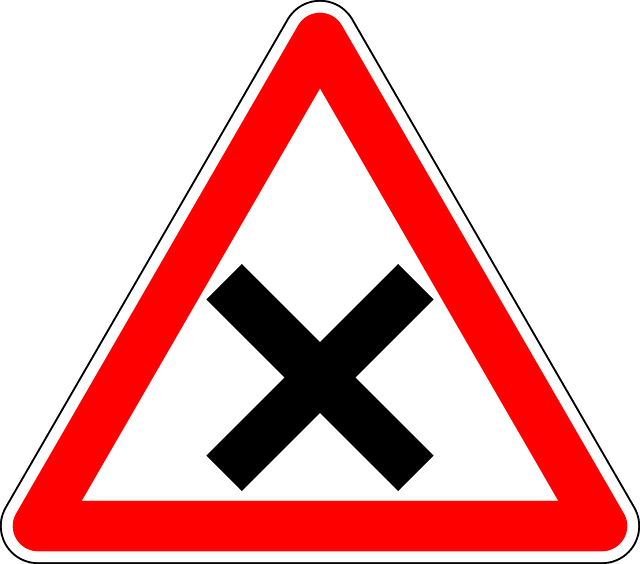
%> input picture Block_5/testHough/triangular.png, 640 x 564 px
$ octave testHough.m   (GNU Octave 9; MATLAB toolbox functions it lacks are replaced by stand-ins)
%> lines starting %> are read from the running program, lines starting %| are printed output that depends on the picture
I = imread('triangular.png');
%> I is the input picture: size 564x640x3 uint8; mean R, G, B 234.9, 175.4, 175.4
I2 = rgb2gray(I);
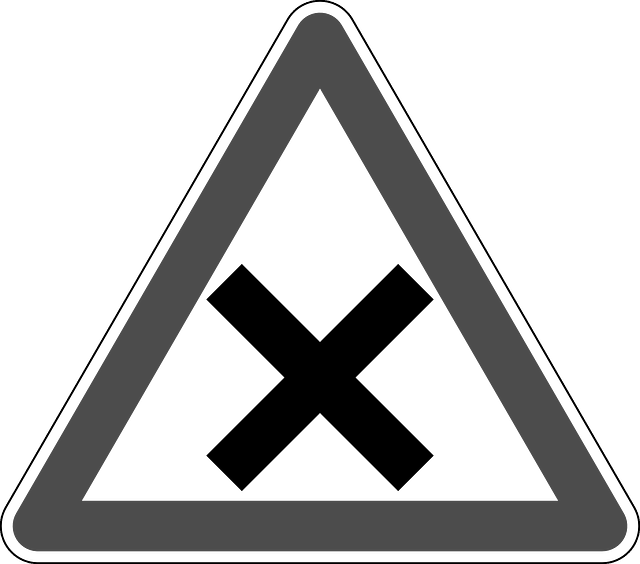
%> I2: size 564x640 uint8; min 0, max 255, mean 193.1
C = edge(I2, 'canny', 0.02, 1.4);
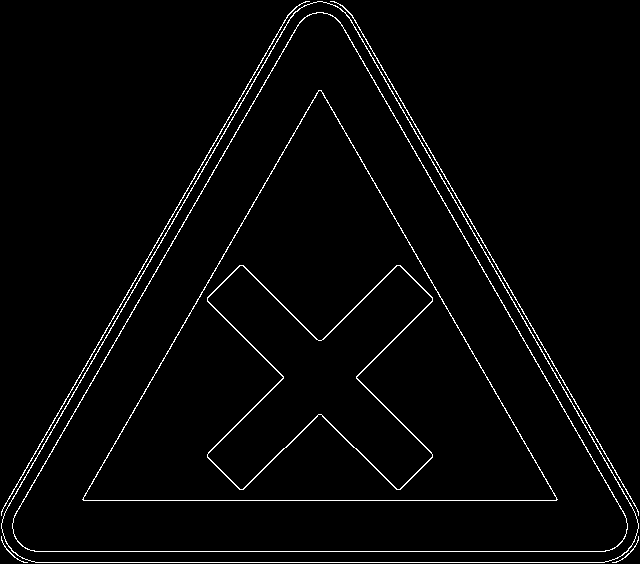
%> C: size 564x640 logical; 2.5% white in thin lines or dots

[H, theta, rho] = hough(C);
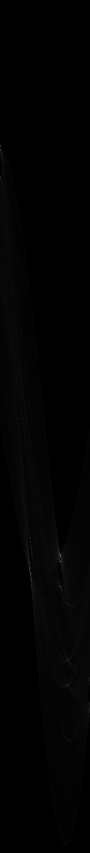
%> H: size 1705x180 double (shown at 1/2 size); min 0, max 580, mean 5.2; drawn with min black and max white
%> theta = 180 values from -90 to 89; rho = 1705 values from -852 to 852

imshow(imadjust(mat2gray(H)),'XData',theta,'YData',rho,...
      'InitialMagnification','fit');
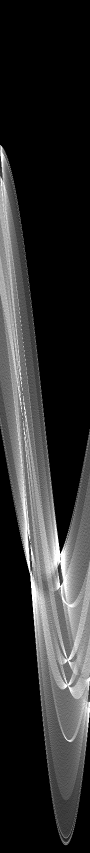
%> displayed picture: size 1705x180, on the screen's scale of 0 to 255 (shown at 1/2 size); min 0, max 255, mean 46
title('Hough transform of gantrycrane.png');
xlabel('\theta'), ylabel('\rho');
axis on, axis normal, hold on;
colormap(hot);
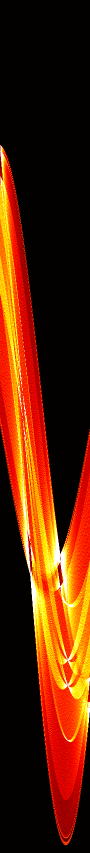
%> displayed picture: size 1705x180x3, on the screen's scale of 0 to 255 (shown at 1/2 size); mean R, G, B 88.4, 33.5, 4.8

num_peaks = 6;
peaks = houghpeaks(H, num_peaks);
%> peaks = [291 1; 1123 121; 1150 61; 353 1; 1086 61; 1174 121]

lines = houghlines(C, theta, rho, peaks)
%> lines = 6 lines; point1 to point2 (x, y): (2, 539) to (311, 4), (24, 563) to (617, 563), (351, 14) to (639, 513), (84, 501) to (557, 501), (83, 500) to (320, 91), (322, 91) to (558, 500)

figure, imshow(C), hold on
max_len = 0;
for k = 1:length(lines)
   xy = [lines(k).point1; lines(k).point2];
   plot(xy(:,1),xy(:,2),'LineWidth',2,'Color','green');

   % Plot beginnings and ends of lines
   plot(xy(1,1),xy(1,2),'x','LineWidth',2,'Color','yellow');
   plot(xy(2,1),xy(2,2),'x','LineWidth',2,'Color','red');

   % Determine the endpoints of the longest line segment
   len = norm(lines(k).point1 - lines(k).point2);
   if ( len > max_len)
      max_len = len;
      xy_long = xy;
   end
end
%> this loop made 6 passes
%> (len, max_len, xy_long) on passes 1 to 2: (593, 593, [24 563; 617 563]), (617.8, 617.8, [2 539; 311 4])
%> (xy, len) on passes 3 to 6: ([351 14; 639 513], 576.1), ([84 501; 557 501], 473), ([322 91; 558 500], 472.2), ([83 500; 320 91], 472.7)
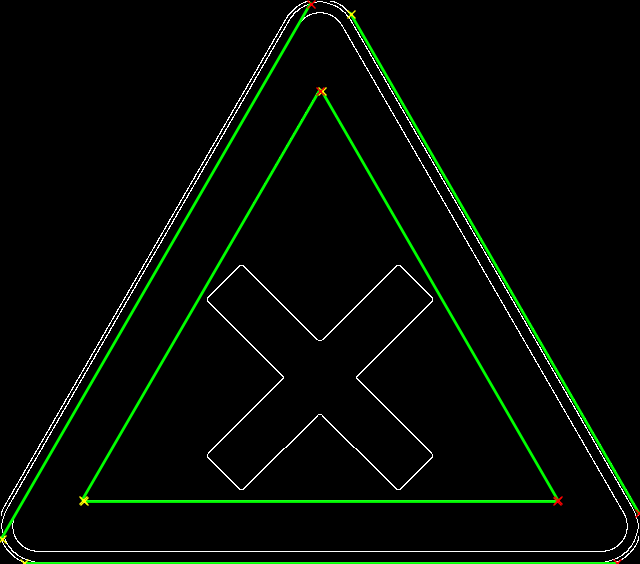
%> figure redrawn from the program's plot data
